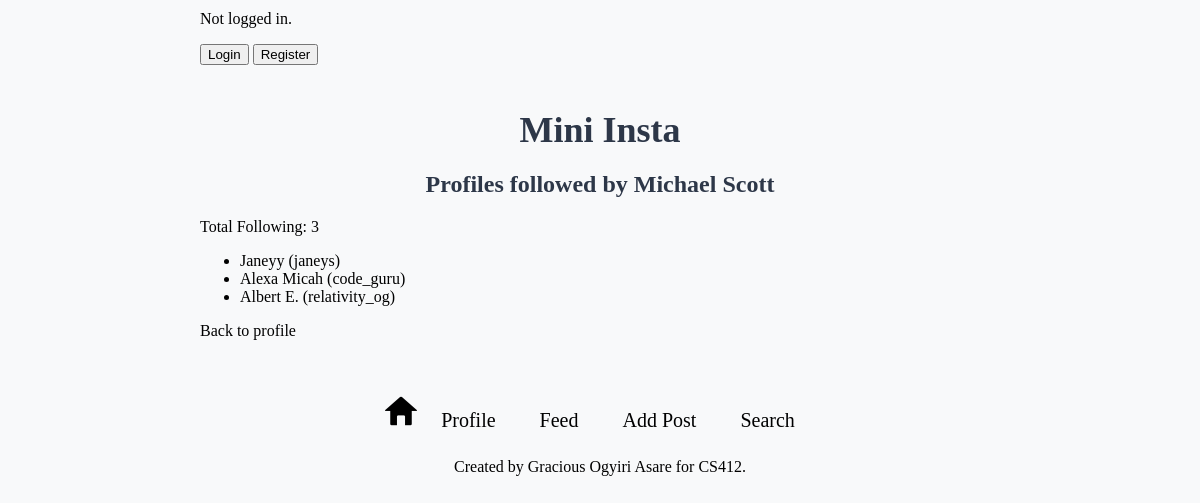
The page /mini_insta/profile/7/following/ on the database its author committed.
### mini_insta/models.py (models this page shows, shortened)
class Profile(models.Model):
    username = models.TextField(blank=True)
    display_name = models.TextField(blank=True)
    profile_image_url = models.URLField(blank=True)
    bio_text = models.TextField(blank=True)
    join_date = models.DateTimeField(auto_now=True) #set the joined date automatically
    user = models.ForeignKey(User, on_delete=models.CASCADE) #foreign key to User model
    def get_following(self):
        following = Follow.objects.filter(follower_profile=self)
        return [f.profile for f in following]
    def get_num_following(self):
        following = Follow.objects.filter(follower_profile=self)
        return following.count()

### mini_insta/views.py (the view)
# urls.py: path('profile/<int:pk>/following/', ShowFollowingDetailView.as_view(), name='show_following'),
class ShowFollowingDetailView(DetailView):
    model = Profile
    template_name = 'mini_insta/show_following.html'
    context_object_name = 'profile'

### mini_insta/templates/mini_insta/show_following.html
{% extends "mini_insta/base.html" %}{% block content %}
<h2>Profiles followed by {{ profile.display_name }}</h2>
<p>Total Following: {{ profile.get_num_following }}</p>
<ul>
  {% for following in profile.get_following %}
  <li>
    <a href="{% url 'show_profile' following.pk %}">
      {{ following.display_name }} ({{ following.username }})
    </a>
  </li>
  {% empty %}
  <li>Not following anyone yet.</li>
  {% endfor %}
</ul>
<a href="{% url 'show_profile' profile.pk %}">Back to profile</a>
{% endblock content %}

### static/mini_insta-style.css (style rules this page uses)
body { font-family: "Times New Roman", Times, serif, sans-serif; background-color: #f8f9fa; max-width: 800px; margin: 0 auto; padding: 10px; }
h1, h2, h3 { text-align: center; color: #2d3748; margin-bottom: 20px; }
a:link, a:visited, a:hover, a:active { color: inherit; text-decoration: none; }

### rows shown on the page
Profile: display_name "Michael Scott", get_num_following "3"
Profile: display_name "Janeyy", username "janeys"
Profile: display_name "Alexa Micah", username "code_guru"
Profile: display_name "Albert E.", username "relativity_og"
